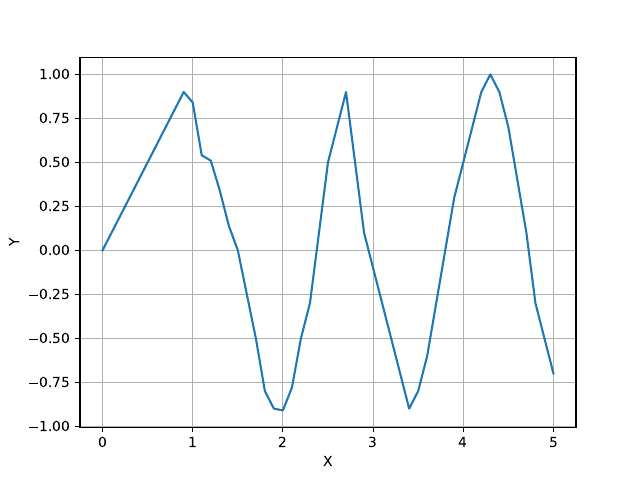

Write the Python code that produced this figure.
'''
Question5: Optional: (K1, S1, S2, S3 & S4)
create a plot for the data.txt file
'''

import numpy as np
import matplotlib.pyplot as plt

data = np.loadtxt('data.txt')

x = data[:, 0]  # First column
y = data[:, 1]  # Second column
plt.plot(x,y)
plt.xlabel("X")
plt.ylabel("Y")
plt.grid()
plt.savefig("Q5.pdf")
plt.show()
# Create a plot
